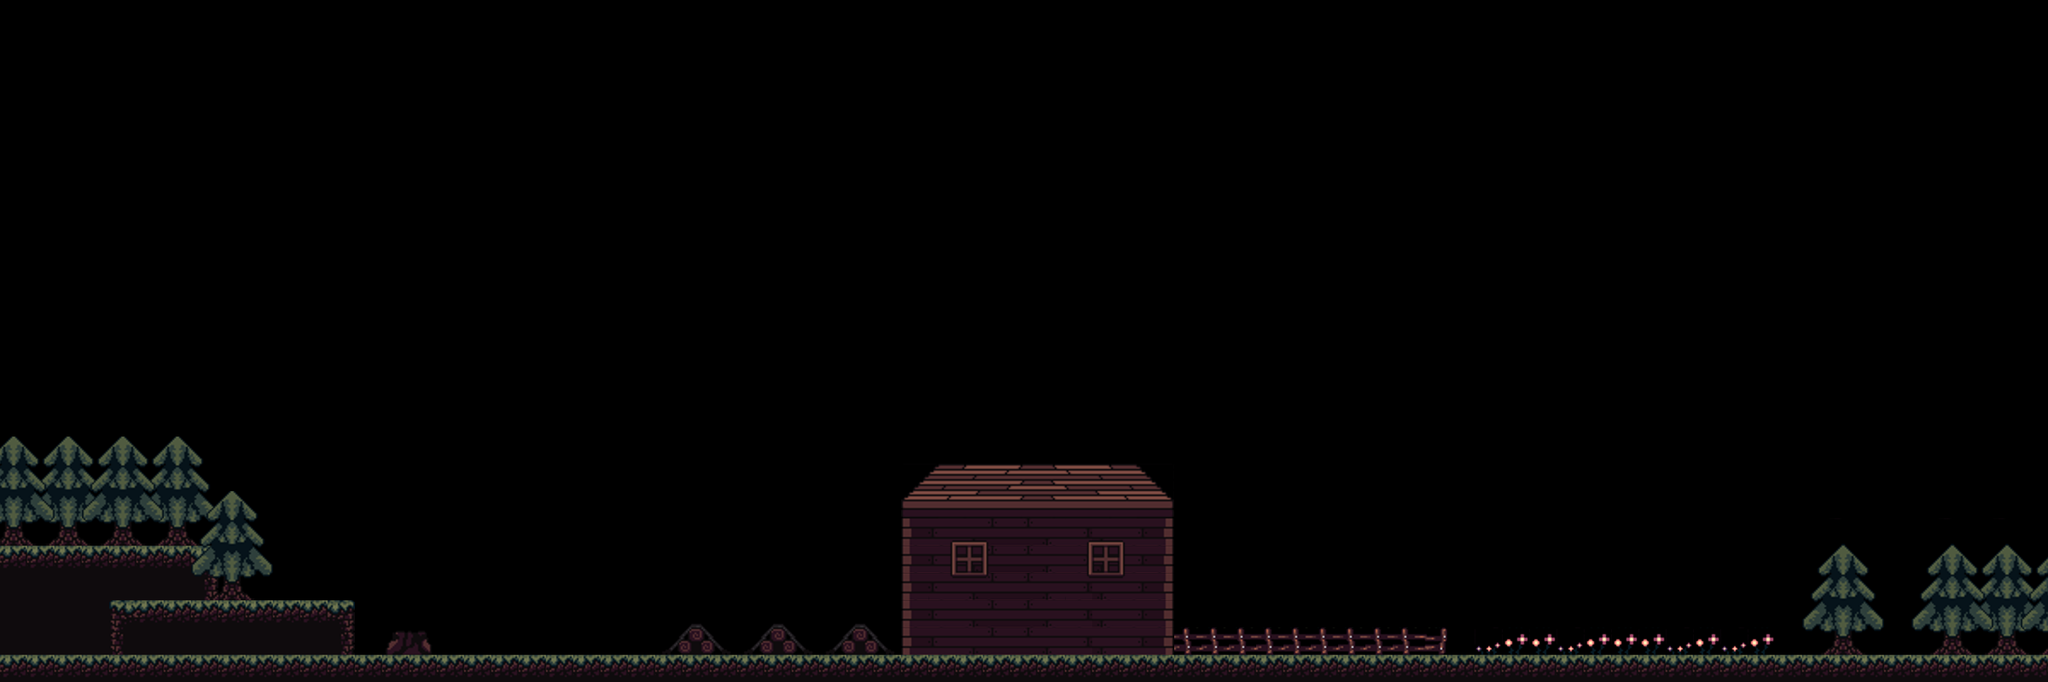

The image is a tile-based game level rendered from a .tmx file. Its description and source (layers, tilesets, objects; grid data summarised) follow:
An orthogonal 75x25 tile map with 32x32 px tiles, 5 tile layers (background0, background1, background3, ground, ...) and 8 objects (sheep, npc, sheepBounds, farmForestTransfer, sign, ...).

<map version="1.2" tiledversion="1.3.1" orientation="orthogonal" renderorder="right-down" compressionlevel="0" width="75" height="25" tilewidth="32" tileheight="32" infinite="0" nextlayerid="17" nextobjectid="16">
 <editorsettings>
  <export target="woollards-farm.json" format="json" />
 </editorsettings>
 <properties>
  <property name="backgroundSet" value="green-hills" />
  <property name="entityLayerCollisions" value="adventurer:ground,arrow:ground,sheep:ground,enemy:ground" />
  <property name="startingMarker" value="adventurerStart" />
 </properties>
 <tileset firstgid="1" source="../tilesets/core-tileset.tsx" />
 <layer id="11" name="background0" width="75" height="25">
  <properties>
   <property name="depth" value="background0" />
  </properties>
  <data>[1875 cells, 165 non-empty, 52 distinct tile ids]</data>
 </layer>
 <layer id="15" name="background1" width="75" height="25">
  <properties>
   <property name="depth" value="background1" />
  </properties>
  <data>[1875 cells, 48 non-empty, 22 distinct tile ids]</data>
 </layer>
 <layer id="16" name="background3" width="75" height="25">
  <properties>
   <property name="depth" value="background3" />
  </properties>
  <data>[1875 cells, 10 non-empty, 2 distinct tile ids]</data>
 </layer>
 <layer id="12" name="ground" width="75" height="25">
  <properties>
   <property name="collides" type="bool" value="true" />
   <property name="depth" value="ground" />
  </properties>
  <data>[1875 cells, 95 non-empty, 5 distinct tile ids]</data>
 </layer>
 <layer id="13" name="foreground0" width="75" height="25">
  <properties>
   <property name="depth" value="foreground0" />
  </properties>
  <data>[1875 cells, 32 non-empty, 12 distinct tile ids]</data>
 </layer>
 <objectgroup id="3" name="entities">
  <properties>
   <property name="depth" value="background2" />
  </properties>
  <object id="8" name="sheep" type="sheep" x="1532" y="768">
   <point />
  </object>
  <object id="13" name="old-lady" type="npc" x="688.501" y="767.89">
   <properties>
    <property name="conversationKey" value="oldLady" />
    <property name="initialStateId" value="old-lady-idle" />
    <property name="npcId" value="old-lady" />
    <property name="stateSet" value="old-lady" />
    <property name="texture" value="old-lady" />
   </properties>
   <point />
  </object>
 </objectgroup>
 <objectgroup id="14" name="zones">
  <object id="12" name="sheepBounds" x="1422" y="708" width="222" height="68">
   <properties>
    <property name="zone" type="bool" value="true" />
   </properties>
  </object>
  <object id="14" name="farmForestTransfer" x="2309.65" y="449.64" width="88.4292" height="335.731">
   <properties>
    <property name="toAreaKey" value="forest" />
    <property name="toMarker" value="farmForestTransferLocation" />
    <property name="zone" type="bool" value="true" />
   </properties>
  </object>
 </objectgroup>
 <objectgroup id="4" name="signs">
  <properties>
   <property name="depth" value="sign" />
  </properties>
  <object id="6" name="woollards farm sign" type="sign" x="396" y="704">
   <properties>
    <property name="signId" value="woollards-farm" />
   </properties>
   <point />
  </object>
 </objectgroup>
 <objectgroup id="5" name="doors">
  <properties>
   <property name="depth" value="door" />
  </properties>
  <object id="7" name="woollardsHouseDoor" type="door" x="1216" y="768">
   <properties>
    <property name="marker" type="bool" value="true" />
    <property name="toAreaKey" value="woollards-house" />
    <property name="toMarker" value="woollardsFarmDoor" />
   </properties>
   <point />
  </object>
 </objectgroup>
 <objectgroup id="2" name="markers">
  <object id="1" name="adventurerStart" x="79" y="640">
   <properties>
    <property name="marker" type="bool" value="true" />
   </properties>
   <point />
  </object>
  <object id="15" name="forestFarmTransferLocation" x="2221.17" y="770.384">
   <properties>
    <property name="marker" type="bool" value="true" />
   </properties>
   <point />
  </object>
 </objectgroup>
</map>
